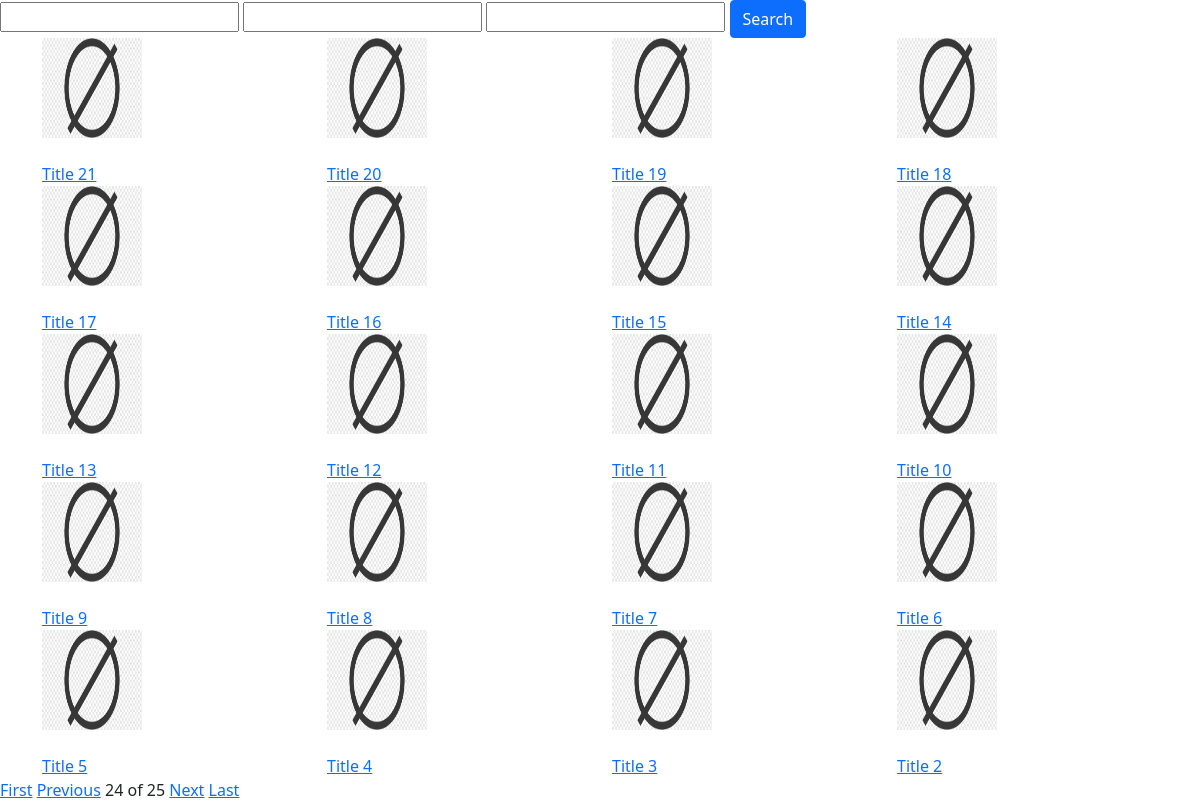
Page /hotels/hotels?page=24&category=&text=&city= on the committed database.
### hotels/models.py (models this page shows, shortened)
class Hotel(models.Model):
    title = models.CharField(max_length=128)
    slug = models.SlugField(max_length=128, unique=True, db_index=True)
    image = models.ImageField(upload_to='hotel_images', default='hotel_images/empty.png')
    price = models.IntegerField(default=0)
    created = models.DateTimeField(auto_now_add=True)
    updated = models.DateTimeField(auto_now=True)
    sort_date = models.DateTimeField(auto_now_add=True)
    description = RichTextField()
    author = models.ForeignKey(User, on_delete=models.CASCADE)
    category = models.ForeignKey(Category, on_delete=models.CASCADE)
    state = models.ForeignKey(State, on_delete=models.CASCADE)
    region = models.ForeignKey(Region, on_delete=models.CASCADE)
    city = models.ForeignKey(City, on_delete=models.CASCADE)
    facilities = models.ForeignKey(Facilities, on_delete=models.CASCADE)
    street = models.CharField(max_length=64)
    house = models.CharField(max_length=64)
    adress = models.CharField(max_length=256)
    coord_x = models.FloatField()
    coord_y = models.FloatField()

### hotels/views.py (the view)
# urls.py: path('hotels/', include('hotels.urls')),
def hotels(request):
    if request.method == 'POST':
        form = HotelSearchForm(request.POST)
        if form.is_valid():
            hotels_found = Hotel.objects.filter(
                Q(category__category__icontains=form.data['category']) &
                Q(city__city__icontains=form.data['city']) &
                (Q(description__icontains=form.data['text']) |
                 (Q(title__icontains=form.data['text'])))
            ).order_by('-sort_date')
            p = Paginator(hotels_found, 20)
            page = request.GET.get('page')
            hotels_paginated = p.get_page(page)
            context = {'form': form, 'hotels': hotels_paginated, 'category': form.data['category'],
                       'text': form.data['text'], 'city': form.data['city']}
            return render(request, 'hotels.html', context=context)
    else:
        form = HotelSearchForm()
        category = request.GET.get('category')
        text = request.GET.get('text')
        city = request.GET.get('city')
        category = category if category else ''
        text = text if text else ''
        city = city if city else ''
        p = Paginator(Hotel.objects.filter(
            Q(category__category__icontains=category) &
            Q(city__city__icontains=city) &
            (Q(description__icontains=text) |
             (Q(title__icontains=text)))
        ).order_by('-sort_date'), 20)
        page = request.GET.get('page')
        hotels_paginated = p.get_page(page)
        context = {'form': form, 'hotels': hotels_paginated, 'category': category, 'text': text, 'city': city}
        return render(request, 'hotels.html', context=context)

### hotels/forms.py
class HotelSearchForm(forms.Form):
    category = forms.CharField(required=False)
    city = forms.CharField(required=False)
    text = forms.CharField(required=False)

### hotels/templatetags/tags.py (called while the page is built)
@register.filter
def batch(lst, batch_size):
    limit = ceil(len(lst) / batch_size)
    for i in range(limit):
        yield lst[batch_size * i:batch_size * (i + 1)]

### templates/hotels.html (shortened to what this page needs)
{% extends 'base.html' %}
{% block content %}
<form action="{% url 'hotels:hotels' %}" method="POST">
    {{ form.category }}
    {{ form.text }}
    {{ form.city }}
    <input type="submit" class="btn btn-primary" value="Search" />
</form>
{% load tags %}
<div class="container">
    {% for hotels_batch in hotels|batch:4 %}
    <div class="row">
        {% for hotel in hotels_batch %}
        <div class="col-3">
            <img src="{{ hotel.image.url }}" width="100" height="100" /><br /><br />
            <a href="{% url 'hotels:hotel-detail' hotel.city.city hotel.category.category hotel.slug %}">{{ hotel.title }}</a>
        </div>
        {% endfor %}
    </div>
    {% endfor %}
</div>
<div>
    {% if hotels.has_previous %}
    <a href="?page=1&category={{ category|urlencode }}&text={{ text|urlencode }}&city={{ city|urlencode }}">First</a>
    <a href="?page={{ hotels.previous_page_number }}&category={{ category|urlencode }}&text={{ text|urlencode }}&city={{ city|urlencode }}">Previous</a>
    {% endif %}
    {{ hotels.number }} of {{ hotels.paginator.num_pages }}
    {% if hotels.has_next %}
    <a href="?page={{ hotels.next_page_number }}&category={{ category|urlencode }}&text={{ text|urlencode }}&city={{ city|urlencode }}">Next</a>
    <a href="?page={{ hotels.paginator.num_pages }}&category={{ category|urlencode }}&text={{ text|urlencode }}&city={{ city|urlencode }}">Last</a>
    {% endif %}
</div>
{% endblock %}

### rows in the picture
Hotel: image (placeholder picture), title "Title 21"
Hotel: image (placeholder picture), title "Title 20"
Hotel: image (placeholder picture), title "Title 19"
Hotel: image (placeholder picture), title "Title 18"
Hotel: image (placeholder picture), title "Title 17"
Hotel: image (placeholder picture), title "Title 16"
Hotel: image (placeholder picture), title "Title 15"
Hotel: image (placeholder picture), title "Title 14"
Hotel: image (placeholder picture), title "Title 13"
Hotel: image (placeholder picture), title "Title 12"
Hotel: image (placeholder picture), title "Title 11"
Hotel: image (placeholder picture), title "Title 10"
Hotel: image (placeholder picture), title "Title 9"
Hotel: image (placeholder picture), title "Title 8"
Hotel: image (placeholder picture), title "Title 7"
Hotel: image (placeholder picture), title "Title 6"
Hotel: image (placeholder picture), title "Title 5"
Hotel: image (placeholder picture), title "Title 4"
Hotel: image (placeholder picture), title "Title 3"
Hotel: image (placeholder picture), title "Title 2"

### other values in the picture
{{ hotels.number }} "24"
{{ hotels.paginator.num_pages }} "25"
